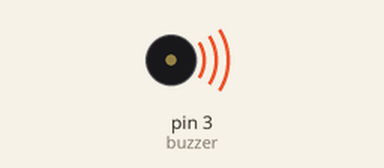
Bench run of a sketch on a simulated Arduino Uno, built with avr-gcc and run on an emulated ATmega328P. Shown: buzzer (waves = sounding).

Above: at 0.1 s.
At 16.6 s:
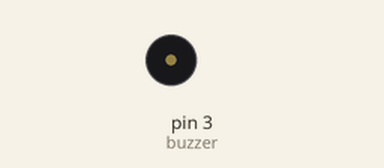
Timing chart, 0 to 40.0 s (numbered marks = the images above):
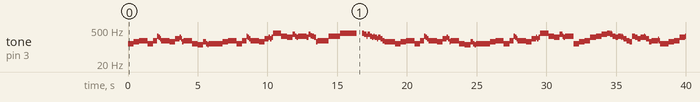

Measured:
- by itself, tone on pin 3 (buzzer): plays 139 Hz for 0.40 s, 165 Hz for 0.40 s, 185 Hz for 0.60 s, 139 Hz for 0.40 s, 185 Hz for 0.30 s, 277 Hz for 0.10 s … (139 notes in this stretch)

The sketch:

we_re_the_robots.ino
```cpp
// plug buzzer into pin 3 and GND and that is all you really should need to do
// the lower notes at the end don't really sound that good, I don't know why and I couldn't really fix it


const int buzzer = 3; //buzzer on pin 3

#define NOTE_B0  31
#define NOTE_C1  33
#define NOTE_CS1 35
#define NOTE_D1  37
#define NOTE_DS1 39
#define NOTE_E1  41
#define NOTE_F1  44
#define NOTE_FS1 46
#define NOTE_G1  49
#define NOTE_GS1 52
#define NOTE_A1  55
#define NOTE_AS1 58
#define NOTE_B1  62
#define NOTE_C2  65
#define NOTE_CS2 69
#define NOTE_D2  73
#define NOTE_DS2 78
#define NOTE_E2  82
#define NOTE_F2  87
#define NOTE_FS2 93
#define NOTE_G2  98
#define NOTE_GS2 104
#define NOTE_A2  110
#define NOTE_AS2 117
#define NOTE_B2  123
#define NOTE_C3  131
#define NOTE_CS3 139
#define NOTE_D3  147
#define NOTE_DS3 156
#define NOTE_E3  165
#define NOTE_F3  175
#define NOTE_FS3 185
#define NOTE_G3  196
#define NOTE_GS3 208
#define NOTE_A3  220
#define NOTE_AS3 233
#define NOTE_B3  247
#define NOTE_C4  262
#define NOTE_CS4 277
#define NOTE_D4  294
#define NOTE_DS4 311
#define NOTE_E4  330
#define NOTE_F4  349
#define NOTE_FS4 370
#define NOTE_G4  392
#define NOTE_GS4 415
#define NOTE_A4  440
#define NOTE_AS4 466
#define NOTE_B4  494
#define NOTE_C5  523
#define NOTE_CS5 554
#define NOTE_D5  587
#define NOTE_DS5 622
#define NOTE_E5  659
#define NOTE_F5  698
#define NOTE_FS5 740
#define NOTE_G5  784
#define NOTE_GS5 831
#define NOTE_A5  880
#define NOTE_AS5 932
#define NOTE_B5  988
#define NOTE_C6  1047
#define NOTE_CS6 1109
#define NOTE_D6  1175
#define NOTE_DS6 1245
#define NOTE_E6  1319
#define NOTE_F6  1397
#define NOTE_FS6 1480
#define NOTE_G6  1568
#define NOTE_GS6 1661
#define NOTE_A6  1760
#define NOTE_AS6 1865
#define NOTE_B6  1976
#define NOTE_C7  2093
#define NOTE_CS7 2217
#define NOTE_D7  2349
#define NOTE_DS7 2489
#define NOTE_E7  2637
#define NOTE_F7  2794
#define NOTE_FS7 2960
#define NOTE_G7  3136
#define NOTE_GS7 3322
#define NOTE_A7  3520
#define NOTE_AS7 3729
#define NOTE_B7  3951
#define NOTE_C8  4186
#define NOTE_CS8 4435
#define NOTE_D8  4699
#define NOTE_DS8 4978

//tone(buzzer, note); plays note
//delay(play);        time it runs for (5=one frame)
//noTone(buzzer);     stop sound

void setup(){

  pinMode(buzzer, OUTPUT); // Set buzzer - pin 3 as an output

}

void loop(){

  tone(buzzer, NOTE_CS3); // row 00
  delay(400);
  noTone(buzzer);
  tone(buzzer, NOTE_E3);
  delay(400);
  noTone(buzzer);
  tone(buzzer, NOTE_FS3); // row 01
  delay(600);
  noTone(buzzer);
  tone(buzzer, NOTE_CS3);
  delay(400);
  noTone(buzzer);
  tone(buzzer, NOTE_FS3);
  delay(300);
  noTone(buzzer);
  tone(buzzer, NOTE_CS4);
  delay(100);
  noTone(buzzer);
  tone(buzzer, NOTE_B3);
  delay(100);
  noTone(buzzer);
  tone(buzzer, NOTE_A3);
  delay(100);
  noTone(buzzer);
  tone(buzzer, NOTE_FS3);
  delay(600);
  noTone(buzzer);
  tone(buzzer, NOTE_E3);
  delay(400);
  noTone(buzzer);
  tone(buzzer, NOTE_A3);
  delay(300);
  noTone(buzzer);
  tone(buzzer, NOTE_B3);
  delay(100);
  noTone(buzzer);
  tone(buzzer, NOTE_A3);
  delay(100);
  noTone(buzzer);
  tone(buzzer, NOTE_E3);
  delay(100);
  noTone(buzzer);
  tone(buzzer, NOTE_FS3); //row 02
  delay(600);
  noTone(buzzer);
  tone(buzzer, NOTE_CS3);
  delay(400);
  noTone(buzzer);
  tone(buzzer, NOTE_B2);
  delay(400);
  noTone(buzzer);
  tone(buzzer, NOTE_E3);
  delay(200);
  noTone(buzzer);
  tone(buzzer, NOTE_CS3);
  delay(100);
  noTone(buzzer);
  tone(buzzer, NOTE_B2);
  delay(100);
  noTone(buzzer);
  tone(buzzer, NOTE_CS3);
  delay(600);
  noTone(buzzer);
  tone(buzzer, NOTE_CS3);
  delay(400);
  noTone(buzzer);
  tone(buzzer, NOTE_E3);
  delay(400);
  noTone(buzzer);
  tone(buzzer, NOTE_FS3); // row 03
  delay(600);
  noTone(buzzer);
  tone(buzzer, NOTE_CS3);
  delay(400);
  noTone(buzzer);
  tone(buzzer, NOTE_FS3);
  delay(300);
  noTone(buzzer);
  tone(buzzer, NOTE_CS4);
  delay(100);
  noTone(buzzer);
  tone(buzzer, NOTE_B3);
  delay(100);
  noTone(buzzer);
  tone(buzzer, NOTE_A3);
  delay(100);
  noTone(buzzer);
  tone(buzzer, NOTE_FS3);
  delay(600);
  noTone(buzzer);
  tone(buzzer, NOTE_E3);
  delay(400);
  noTone(buzzer);
  tone(buzzer, NOTE_A3);
  delay(300);
  noTone(buzzer);
  tone(buzzer, NOTE_B3);
  delay(100);
  noTone(buzzer);
  tone(buzzer, NOTE_A3);
  delay(100);
  noTone(buzzer);
  tone(buzzer, NOTE_B3);
  delay(100);
  noTone(buzzer);
  tone(buzzer, NOTE_FS4); //row 04
  delay(600);
  noTone(buzzer);
  tone(buzzer, NOTE_CS4);
  delay(400);
  noTone(buzzer);
  tone(buzzer, NOTE_B3);
  delay(400);
  noTone(buzzer);
  tone(buzzer, NOTE_E4);
  delay(200);
  noTone(buzzer);
  tone(buzzer, NOTE_CS4);
  delay(100);
  noTone(buzzer);
  tone(buzzer, NOTE_B3);
  delay(100);
  noTone(buzzer);
  tone(buzzer, NOTE_CS4);
  delay(600);
  noTone(buzzer);
  tone(buzzer, NOTE_B3);
  delay(150);
  noTone(buzzer);
  tone(buzzer, NOTE_E4);
  delay(150);
  noTone(buzzer);
  tone(buzzer, NOTE_D4);
  delay(100);
  noTone(buzzer);
  tone(buzzer, NOTE_CS4);
  delay(150);
  noTone(buzzer);
  tone(buzzer, NOTE_B3);
  delay(150);
  noTone(buzzer);
  tone(buzzer, NOTE_E3);
  delay(100);
  noTone(buzzer);
  tone(buzzer, NOTE_FS3); //row 05
  delay(800);
  noTone(buzzer);
  tone(buzzer, NOTE_CS4);
  delay(800);
  noTone(buzzer);
  tone(buzzer, NOTE_FS4);
  delay(1200);
  noTone(buzzer);
  delay(400);
  tone(buzzer, NOTE_FS4); //row 06
  delay(150);
  noTone(buzzer);
  tone(buzzer, NOTE_E4);
  delay(150);
  noTone(buzzer);
  tone(buzzer, NOTE_CS4);
  delay(100);
  noTone(buzzer);
  tone(buzzer, NOTE_E4);
  delay(150);
  noTone(buzzer);
  tone(buzzer, NOTE_CS4);
  delay(150);
  noTone(buzzer);
  tone(buzzer, NOTE_B3);
  delay(100);
  noTone(buzzer);
  tone(buzzer, NOTE_CS4);
  delay(100);
  noTone(buzzer);
  tone(buzzer, NOTE_B3);
  delay(150);
  noTone(buzzer);
  tone(buzzer, NOTE_A3);
  delay(100);
  noTone(buzzer);
  tone(buzzer, NOTE_B3);
  delay(150);
  noTone(buzzer);
  tone(buzzer, NOTE_A3);
  delay(150);
  noTone(buzzer);
  tone(buzzer, NOTE_FS3);
  delay(150);
  noTone(buzzer);
  tone(buzzer, NOTE_E3);
  delay(750);
  noTone(buzzer);
  tone(buzzer, NOTE_CS3);
  delay(400);
  noTone(buzzer);
  tone(buzzer, NOTE_E3);
  delay(400);
  noTone(buzzer);
  tone(buzzer, NOTE_FS3); //row 07
  delay(600);
  noTone(buzzer);
  tone(buzzer, NOTE_CS3);
  delay(400);
  noTone(buzzer);
  tone(buzzer, NOTE_FS3);
  delay(300);
  noTone(buzzer);
  tone(buzzer, NOTE_CS4);
  delay(100);
  noTone(buzzer);
  tone(buzzer, NOTE_B3);
  delay(100);
  noTone(buzzer);
  tone(buzzer, NOTE_A3);
  delay(100);
  noTone(buzzer);
  tone(buzzer, NOTE_FS3);
  delay(600);
  noTone(buzzer);
  tone(buzzer, NOTE_E3);
  delay(400);
  noTone(buzzer);
  tone(buzzer, NOTE_A3);
  delay(300);
  noTone(buzzer);
  tone(buzzer, NOTE_B3);
  delay(100);
  noTone(buzzer);
  tone(buzzer, NOTE_A3);
  delay(100);
  noTone(buzzer);
  tone(buzzer, NOTE_E3);
  delay(100);
  noTone(buzzer);
  tone(buzzer, NOTE_FS3); //row 08
  delay(600);
  noTone(buzzer);
  tone(buzzer, NOTE_CS3);
  delay(400);
  noTone(buzzer);
  tone(buzzer, NOTE_B2);
  delay(400);
  noTone(buzzer);
  tone(buzzer, NOTE_E3);
  delay(200);
  noTone(buzzer);
  tone(buzzer, NOTE_CS3);
  delay(100);
  noTone(buzzer);
  tone(buzzer, NOTE_B2);
  delay(100);
  noTone(buzzer);
  tone(buzzer, NOTE_CS3);
  delay(600);
  noTone(buzzer);
  tone(buzzer, NOTE_CS3);
  delay(400);
  noTone(buzzer);
  tone(buzzer, NOTE_E3);
  delay(400);
  noTone(buzzer);
  tone(buzzer, NOTE_FS3); //row 09
  delay(600);
  noTone(buzzer);
  tone(buzzer, NOTE_CS3);
  delay(400);
  noTone(buzzer);
  tone(buzzer, NOTE_FS3);
  delay(300);
  noTone(buzzer);
  tone(buzzer, NOTE_CS4);
  delay(100);
  noTone(buzzer);
  tone(buzzer, NOTE_B3);
  delay(100);
  noTone(buzzer);
  tone(buzzer, NOTE_A3);
  delay(100);
  noTone(buzzer);
  tone(buzzer, NOTE_FS3);
  delay(600);
  noTone(buzzer);
  tone(buzzer, NOTE_E3);
  delay(400);
  noTone(buzzer);
  tone(buzzer, NOTE_A3);
  delay(300);
  noTone(buzzer);
  tone(buzzer, NOTE_B3);
  delay(100);
  noTone(buzzer);
  tone(buzzer, NOTE_A3);
  delay(100);
  noTone(buzzer);
  tone(buzzer, NOTE_B3);
  delay(100);
  noTone(buzzer);
  tone(buzzer, NOTE_FS4); //row 0A
  delay(600);
  noTone(buzzer);
  tone(buzzer, NOTE_CS4);
  delay(400);
  noTone(buzzer);
  tone(buzzer, NOTE_B3);
  delay(400);
  noTone(buzzer);
  tone(buzzer, NOTE_E4);
  delay(200);
  noTone(buzzer);
  tone(buzzer, NOTE_CS4);
  delay(100);
  noTone(buzzer);
  tone(buzzer, NOTE_B3);
  delay(100);
  noTone(buzzer);
  tone(buzzer, NOTE_CS4);
  delay(600);
  noTone(buzzer);
  tone(buzzer, NOTE_CS3);
  delay(400);
  noTone(buzzer);
  tone(buzzer, NOTE_E3);
  delay(400);
  noTone(buzzer);
  tone(buzzer, NOTE_FS3); //row 0B
  delay(400);
  noTone(buzzer);
  tone(buzzer, NOTE_B3);
  delay(400);
  noTone(buzzer);
  tone(buzzer, NOTE_CS4);
  delay(400);
  noTone(buzzer);
  tone(buzzer, NOTE_E4);
  delay(400);
  noTone(buzzer);
  tone(buzzer, NOTE_FS4);
  delay(200);
  noTone(buzzer);
  tone(buzzer, NOTE_E4);
  delay(50);
  noTone(buzzer);
  tone(buzzer, NOTE_FS4);
  delay(50);
  noTone(buzzer);
  tone(buzzer, NOTE_E4);
  delay(100);
  noTone(buzzer);
  tone(buzzer, NOTE_CS4);
  delay(200);
  noTone(buzzer);
  tone(buzzer, NOTE_B3);
  delay(200);
  noTone(buzzer);
  tone(buzzer, NOTE_CS4);
  delay(200);
  noTone(buzzer);
  tone(buzzer, NOTE_B3);
  delay(50);
  noTone(buzzer);
  tone(buzzer, NOTE_CS4);
  delay(50);
  noTone(buzzer);
  tone(buzzer, NOTE_B3);
  delay(100);
  noTone(buzzer);
  tone(buzzer, NOTE_A3);
  delay(200);
  noTone(buzzer);
  tone(buzzer, NOTE_FS3);
  delay(200);
  noTone(buzzer);
  tone(buzzer, NOTE_E3); //row 0C
  delay(200);
  noTone(buzzer);
  tone(buzzer, NOTE_CS4);
  delay(200);
  noTone(buzzer);
  tone(buzzer, NOTE_B3);
  delay(200);
  noTone(buzzer);
  tone(buzzer, NOTE_A3);
  delay(200);
  noTone(buzzer);
  tone(buzzer, NOTE_B3);
  delay(200);
  noTone(buzzer);
  tone(buzzer, NOTE_B3);
  delay(50);
  noTone(buzzer);
  tone(buzzer, NOTE_CS4);
  delay(50);
  noTone(buzzer);
  tone(buzzer, NOTE_B3);
  delay(100);
  noTone(buzzer);
  tone(buzzer, NOTE_A3);
  delay(200);
  noTone(buzzer);
  tone(buzzer, NOTE_E3);
  delay(200);
  noTone(buzzer);
  tone(buzzer, NOTE_FS3);
  delay(400);
  noTone(buzzer);
  tone(buzzer, NOTE_FS3);
  delay(50);
  noTone(buzzer);
  tone(buzzer, NOTE_GS3);
  delay(50);
  noTone(buzzer);
  tone(buzzer, NOTE_FS3);
  delay(100);
  noTone(buzzer);
  tone(buzzer, NOTE_CS3);
  delay(600);
  noTone(buzzer);
  tone(buzzer, NOTE_E3);
  delay(400);
  noTone(buzzer);
  tone(buzzer, NOTE_FS3); //row 0D
  delay(400);
  noTone(buzzer);
  tone(buzzer, NOTE_B3);
  delay(400);
  noTone(buzzer);
  tone(buzzer, NOTE_CS4);
  delay(400);
  noTone(buzzer);
  tone(buzzer, NOTE_E4);
  delay(400);
  noTone(buzzer);
  tone(buzzer, NOTE_FS4);
  delay(200);
  noTone(buzzer);
  tone(buzzer, NOTE_E4);
  delay(50);
  noTone(buzzer);
  tone(buzzer, NOTE_FS4);
  delay(50);
  noTone(buzzer);
  tone(buzzer, NOTE_E4);
  delay(100);
  noTone(buzzer);
  tone(buzzer, NOTE_CS4);
  delay(200);
  noTone(buzzer);
  tone(buzzer, NOTE_B3);
  delay(200);
  noTone(buzzer);
  tone(buzzer, NOTE_CS4);
  delay(200);
  noTone(buzzer);
  tone(buzzer, NOTE_B3);
  delay(50);
  noTone(buzzer);
  tone(buzzer, NOTE_CS4);
  delay(50);
  noTone(buzzer);
  tone(buzzer, NOTE_B3);
  delay(100);
  noTone(buzzer);
  tone(buzzer, NOTE_A3);
  delay(200);
  noTone(buzzer);
  tone(buzzer, NOTE_FS3);
  delay(200);
  noTone(buzzer);
  tone(buzzer, NOTE_E3); //row 0E
  delay(200);
  noTone(buzzer);
  tone(buzzer, NOTE_CS4);
  delay(200);
  noTone(buzzer);
  tone(buzzer, NOTE_B3);
  delay(200);
  noTone(buzzer);
  tone(buzzer, NOTE_A3);
  delay(200);
  noTone(buzzer);
  tone(buzzer, NOTE_B3);
  delay(200);
  noTone(buzzer);
  tone(buzzer, NOTE_B3);
  delay(50);
  noTone(buzzer);
  tone(buzzer, NOTE_CS4);
  delay(50);
  noTone(buzzer);
  tone(buzzer, NOTE_B3);
  delay(100);
  noTone(buzzer);
  tone(buzzer, NOTE_A3);
  delay(200);
  noTone(buzzer);
  tone(buzzer, NOTE_E3);
  delay(200);
  noTone(buzzer);
  tone(buzzer, NOTE_F3);
  delay(800);
  noTone(buzzer);
  tone(buzzer, NOTE_GS3);
  delay(800);
  noTone(buzzer);
  tone(buzzer, NOTE_FS3); //row 0F
  delay(400);
  noTone(buzzer);
  tone(buzzer, NOTE_E3);
  delay(400);
  noTone(buzzer);
  tone(buzzer, NOTE_FS3);
  delay(400);
  noTone(buzzer);
  tone(buzzer, NOTE_A3);
  delay(200);
  noTone(buzzer);
  tone(buzzer, NOTE_B3);
  delay(400);
  noTone(buzzer);
  tone(buzzer, NOTE_CS4);
  delay(400);
  noTone(buzzer);
  tone(buzzer, NOTE_E4);
  delay(400);
  noTone(buzzer);
  tone(buzzer, NOTE_CS4);
  delay(400);
  noTone(buzzer);
  tone(buzzer, NOTE_E4);
  delay(200);
  noTone(buzzer);
  tone(buzzer, NOTE_FS4); //row 10
  delay(1200);
  noTone(buzzer);
  delay(400);
  tone(buzzer, NOTE_FS4);
  delay(100);
  noTone(buzzer);
  tone(buzzer, NOTE_E4);
  delay(100);
  noTone(buzzer);
  tone(buzzer, NOTE_CS4);
  delay(100);
  noTone(buzzer);
  tone(buzzer, NOTE_E4);
  delay(100);
  noTone(buzzer);
  tone(buzzer, NOTE_CS4);
  delay(100);
  noTone(buzzer);
  tone(buzzer, NOTE_B3);
  delay(100);
  noTone(buzzer);
  tone(buzzer, NOTE_CS4);
  delay(100);
  noTone(buzzer);
  tone(buzzer, NOTE_B3);
  delay(100);
  noTone(buzzer);
  tone(buzzer, NOTE_A3);
  delay(100);
  noTone(buzzer);
  tone(buzzer, NOTE_B3);
  delay(100);
  noTone(buzzer);
  tone(buzzer, NOTE_A3);
  delay(100);
  noTone(buzzer);
  tone(buzzer, NOTE_FS3);
  delay(100);
  noTone(buzzer);
  tone(buzzer, NOTE_A3);
  delay(100);
  noTone(buzzer);
  tone(buzzer, NOTE_FS3);
  delay(100);
  noTone(buzzer);
  tone(buzzer, NOTE_E3);
  delay(200);
  noTone(buzzer);
  tone(buzzer, NOTE_FS3); //row 11
  delay(400);
  noTone(buzzer);
  tone(buzzer, NOTE_E3);
  delay(400);
  noTone(buzzer);
  tone(buzzer, NOTE_FS3);
  delay(400);
  noTone(buzzer);
  tone(buzzer, NOTE_A3);
  delay(200);
  noTone(buzzer);
  tone(buzzer, NOTE_B3);
  delay(400);
  noTone(buzzer);
  tone(buzzer, NOTE_CS4);
  delay(400);
  noTone(buzzer);
  tone(buzzer, NOTE_E4);
  delay(400);
  noTone(buzzer);
  tone(buzzer, NOTE_CS4);
  delay(400);
  noTone(buzzer);
  tone(buzzer, NOTE_E4);
  delay(200);
  noTone(buzzer);
  tone(buzzer, NOTE_FS4); //row 12
  delay(1200);
  noTone(buzzer);
  delay(400);
  tone(buzzer, NOTE_FS4);
  delay(100);
  noTone(buzzer);
  tone(buzzer, NOTE_E4);
  delay(100);
  noTone(buzzer);
  tone(buzzer, NOTE_CS4);
  delay(100);
  noTone(buzzer);
  tone(buzzer, NOTE_E4);
  delay(100);
  noTone(buzzer);
  tone(buzzer, NOTE_CS4);
  delay(100);
  noTone(buzzer);
  tone(buzzer, NOTE_B3);
  delay(100);
  noTone(buzzer);
  tone(buzzer, NOTE_CS4);
  delay(100);
  noTone(buzzer);
  tone(buzzer, NOTE_B3);
  delay(100);
  noTone(buzzer);
  tone(buzzer, NOTE_A3);
  delay(100);
  noTone(buzzer);
  tone(buzzer, NOTE_B3);
  delay(100);
  noTone(buzzer);
  tone(buzzer, NOTE_A3);
  delay(100);
  noTone(buzzer);
  tone(buzzer, NOTE_FS3);
  delay(100);
  noTone(buzzer);
  tone(buzzer, NOTE_A3);
  delay(100);
  noTone(buzzer);
  tone(buzzer, NOTE_FS3);
  delay(100);
  noTone(buzzer);
  tone(buzzer, NOTE_E3);
  delay(200);
  noTone(buzzer);
  tone(buzzer, NOTE_FS3); //row 13
  delay(400);
  noTone(buzzer);
  tone(buzzer, NOTE_E3);
  delay(400);
  noTone(buzzer);
  tone(buzzer, NOTE_FS3);
  delay(400);
  noTone(buzzer);
  tone(buzzer, NOTE_A3);
  delay(200);
  noTone(buzzer);
  tone(buzzer, NOTE_B3);
  delay(400);
  noTone(buzzer);
  tone(buzzer, NOTE_CS4);
  delay(400);
  noTone(buzzer);
  tone(buzzer, NOTE_E4);
  delay(400);
  noTone(buzzer);
  tone(buzzer, NOTE_CS4);
  delay(400);
  noTone(buzzer);
  tone(buzzer, NOTE_E4);
  delay(200);
  noTone(buzzer);
  tone(buzzer, NOTE_FS4); //row 14
  delay(1200);
  noTone(buzzer);
  delay(400);
  tone(buzzer, NOTE_FS4);
  delay(100);
  noTone(buzzer);
  tone(buzzer, NOTE_E4);
  delay(100);
  noTone(buzzer);
  tone(buzzer, NOTE_CS4);
  delay(100);
  noTone(buzzer);
  tone(buzzer, NOTE_E4);
  delay(100);
  noTone(buzzer);
  tone(buzzer, NOTE_CS4);
  delay(100);
  noTone(buzzer);
  tone(buzzer, NOTE_B3);
  delay(100);
  noTone(buzzer);
  tone(buzzer, NOTE_CS4);
  delay(100);
  noTone(buzzer);
  tone(buzzer, NOTE_B3);
  delay(100);
  noTone(buzzer);
  tone(buzzer, NOTE_A3);
  delay(100);
  noTone(buzzer);
  tone(buzzer, NOTE_B3);
  delay(100);
  noTone(buzzer);
  tone(buzzer, NOTE_A3);
  delay(100);
  noTone(buzzer);
  tone(buzzer, NOTE_FS3);
  delay(100);
  noTone(buzzer);
  tone(buzzer, NOTE_A3);
  delay(100);
  noTone(buzzer);
  tone(buzzer, NOTE_FS3);
  delay(100);
  noTone(buzzer);
  tone(buzzer, NOTE_E3);
  delay(200);
  noTone(buzzer);
  tone(buzzer, NOTE_FS3); //row 15
  delay(400);
  noTone(buzzer);
  tone(buzzer, NOTE_E3);
  delay(400);
  noTone(buzzer);
  tone(buzzer, NOTE_FS3);
  delay(400);
  noTone(buzzer);
  tone(buzzer, NOTE_A3);
  delay(200);
  noTone(buzzer);
  tone(buzzer, NOTE_B3);
  delay(400);
  noTone(buzzer);
  tone(buzzer, NOTE_CS4);
  delay(400);
  noTone(buzzer);
  tone(buzzer, NOTE_E4);
  delay(400);
  noTone(buzzer);
  tone(buzzer, NOTE_CS4);
  delay(400);
  noTone(buzzer);
  tone(buzzer, NOTE_E4);
  delay(200);
  noTone(buzzer);
  tone(buzzer, NOTE_FS4); //row 16
  delay(1200);
  noTone(buzzer);
  delay(400);
  tone(buzzer, NOTE_CS4);
  delay(100);
  noTone(buzzer);
  tone(buzzer, NOTE_B3);
  delay(100);
  noTone(buzzer);
  tone(buzzer, NOTE_A3);
  delay(100);
  noTone(buzzer);
  tone(buzzer, NOTE_FS3);
  delay(100);
  noTone(buzzer);
  tone(buzzer, NOTE_E3);
  delay(100);
  noTone(buzzer);
  tone(buzzer, NOTE_CS3);
  delay(100);
  noTone(buzzer);
  tone(buzzer, NOTE_B2);
  delay(100);
  noTone(buzzer);
  tone(buzzer, NOTE_A2);
  delay(100);
  noTone(buzzer);
  tone(buzzer, NOTE_B2);
  delay(100);
  noTone(buzzer);
  tone(buzzer, NOTE_CS3);
  delay(100);
  noTone(buzzer);
  tone(buzzer, NOTE_E3);
  delay(100);
  noTone(buzzer);
  tone(buzzer, NOTE_FS3);
  delay(100);
  noTone(buzzer);
  tone(buzzer, NOTE_FS3);
  delay(100);
  noTone(buzzer);
  tone(buzzer, NOTE_B3);
  delay(100);
  noTone(buzzer);
  tone(buzzer, NOTE_CS4);
  delay(100);
  noTone(buzzer);
  tone(buzzer, NOTE_E4);
  delay(100);
  noTone(buzzer);
  tone(buzzer, NOTE_FS4);
  delay(100);
  noTone(buzzer);
  tone(buzzer, NOTE_FS2); //row 17
  delay(400);
  noTone(buzzer);
  tone(buzzer, NOTE_FS2);
  delay(100);
  noTone(buzzer);
  tone(buzzer, NOTE_CS3);
  delay(300);
  noTone(buzzer);
  tone(buzzer, NOTE_FS2);
  delay(200);
  noTone(buzzer);
  tone(buzzer, NOTE_FS2);
  delay(100);
  noTone(buzzer);
  tone(buzzer, NOTE_CS3);
  delay(300);
  noTone(buzzer);
  tone(buzzer, NOTE_B2);
  delay(200);
  noTone(buzzer);
  tone(buzzer, NOTE_CS3);
  delay(200);
  noTone(buzzer);
  tone(buzzer, NOTE_G2);
  delay(200);
  noTone(buzzer);
  tone(buzzer, NOTE_G2);
  delay(100);
  noTone(buzzer);
  tone(buzzer, NOTE_CS3);
  delay(300);
  noTone(buzzer);
  tone(buzzer, NOTE_B2);
  delay(200);
  noTone(buzzer);
  tone(buzzer, NOTE_CS3);
  delay(200);
  noTone(buzzer);
  tone(buzzer, NOTE_GS2); //row 18
  delay(400);
  noTone(buzzer);
  tone(buzzer, NOTE_GS2);
  delay(100);
  noTone(buzzer);
  tone(buzzer, NOTE_CS3);
  delay(300);
  noTone(buzzer);
  tone(buzzer, NOTE_GS2);
  delay(200);
  noTone(buzzer);
  tone(buzzer, NOTE_GS2);
  delay(100);
  noTone(buzzer);
  tone(buzzer, NOTE_CS3);
  delay(300);
  noTone(buzzer);
  tone(buzzer, NOTE_B2);
  delay(200);
  noTone(buzzer);
  tone(buzzer, NOTE_CS3);
  delay(200);
  noTone(buzzer);
  tone(buzzer, NOTE_G2);
  delay(200);
  noTone(buzzer);
  tone(buzzer, NOTE_G2);
  delay(100);
  noTone(buzzer);
  tone(buzzer, NOTE_CS3);
  delay(300);
  noTone(buzzer);
  tone(buzzer, NOTE_G2);
  delay(200);
  noTone(buzzer);
  tone(buzzer, NOTE_A1);
  delay(100);
  noTone(buzzer);
  tone(buzzer, NOTE_FS1);
  delay(100);
  noTone(buzzer);
  tone(buzzer, NOTE_A1);
  delay(100);
  noTone(buzzer);
  tone(buzzer, NOTE_B1);
  delay(100);
  noTone(buzzer);
  tone(buzzer, NOTE_CS2);
  delay(100);
  noTone(buzzer);
  tone(buzzer, NOTE_A3);
  delay(100);
  noTone(buzzer);
  tone(buzzer, NOTE_B3);
  delay(100);
  noTone(buzzer);
  tone(buzzer, NOTE_CS4);
  delay(100);
  noTone(buzzer);
  tone(buzzer, NOTE_FS2); //row 19
  delay(400);
  noTone(buzzer);
  tone(buzzer, NOTE_FS2);
  delay(100);
  noTone(buzzer);
  tone(buzzer, NOTE_CS3);
  delay(300);
  noTone(buzzer);
  tone(buzzer, NOTE_FS2);
  delay(200);
  noTone(buzzer);
  tone(buzzer, NOTE_FS2);
  delay(100);
  noTone(buzzer);
  tone(buzzer, NOTE_CS3);
  delay(300);
  noTone(buzzer);
  tone(buzzer, NOTE_B2);
  delay(200);
  noTone(buzzer);
  tone(buzzer, NOTE_CS3);
  delay(200);
  noTone(buzzer);
  tone(buzzer, NOTE_G2);
  delay(200);
  noTone(buzzer);
  tone(buzzer, NOTE_G2);
  delay(100);
  noTone(buzzer);
  tone(buzzer, NOTE_CS3);
  delay(300);
  noTone(buzzer);
  tone(buzzer, NOTE_B2);
  delay(200);
  noTone(buzzer);
  tone(buzzer, NOTE_CS3);
  delay(200);
  noTone(buzzer);
  tone(buzzer, NOTE_GS2); //row 1A
  delay(200);
  noTone(buzzer);
  tone(buzzer, NOTE_GS2);
  delay(100);
  noTone(buzzer);
  tone(buzzer, NOTE_CS3);
  delay(300);
  noTone(buzzer);
  tone(buzzer, NOTE_GS2);
  delay(200);
  noTone(buzzer);
  tone(buzzer, NOTE_GS2);
  delay(100);
  noTone(buzzer);
  tone(buzzer, NOTE_CS3);
  delay(300);
  noTone(buzzer);
  tone(buzzer, NOTE_B2);
  delay(200);
  noTone(buzzer);
  tone(buzzer, NOTE_CS3);
  delay(200);
  noTone(buzzer);
  tone(buzzer, NOTE_G2);
  delay(200);
  noTone(buzzer);
  tone(buzzer, NOTE_G2);
  delay(100);
  noTone(buzzer);
  tone(buzzer, NOTE_CS3);
  delay(300);
  noTone(buzzer);
  tone(buzzer, NOTE_G2);
  delay(200);
  noTone(buzzer); // the end finally


}
```
